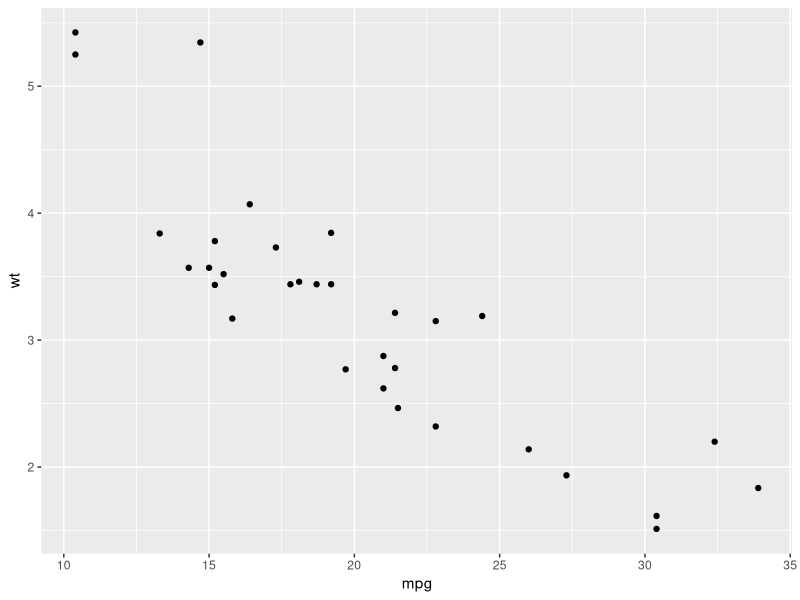
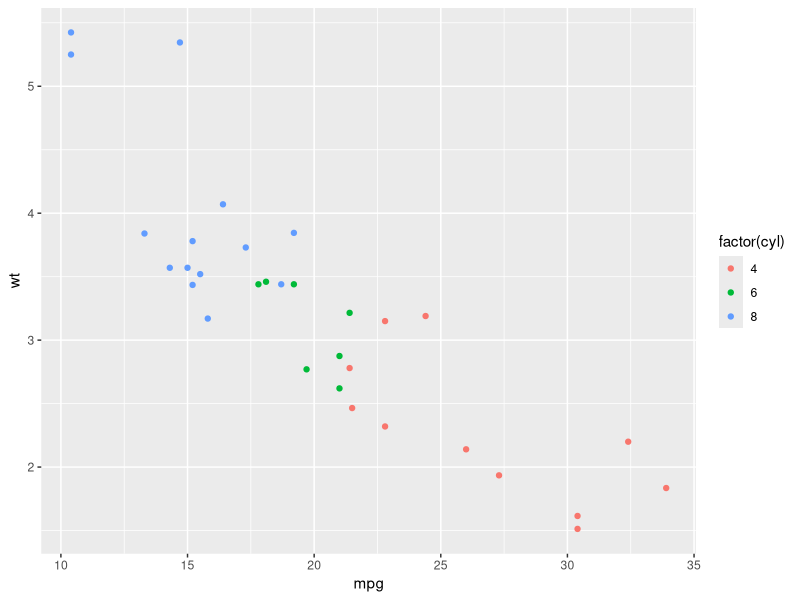
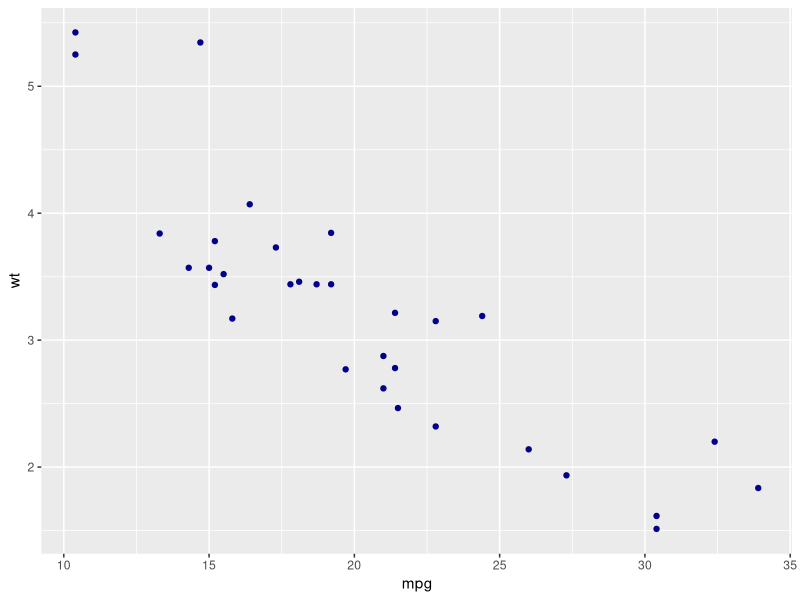
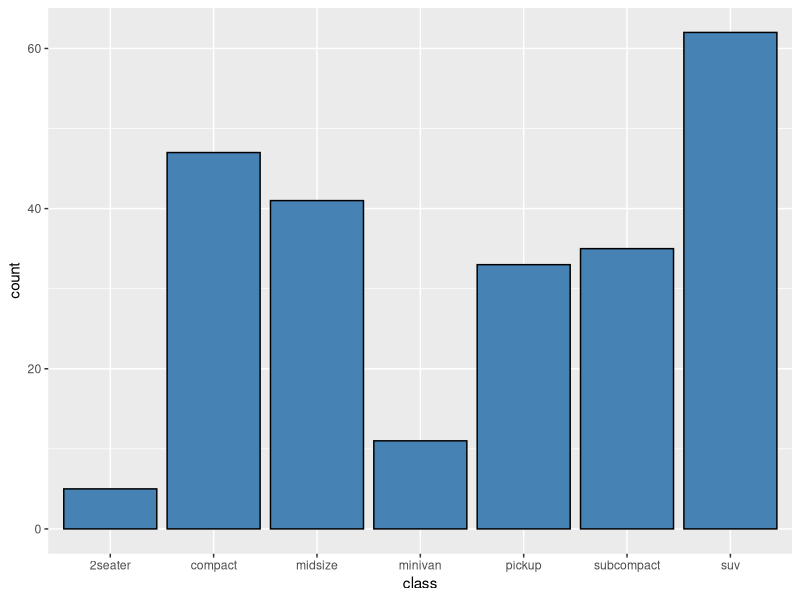
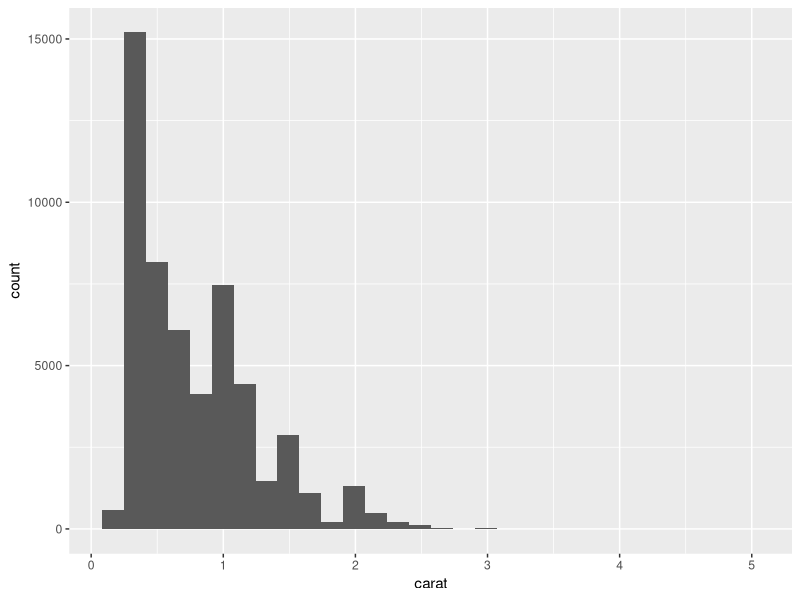
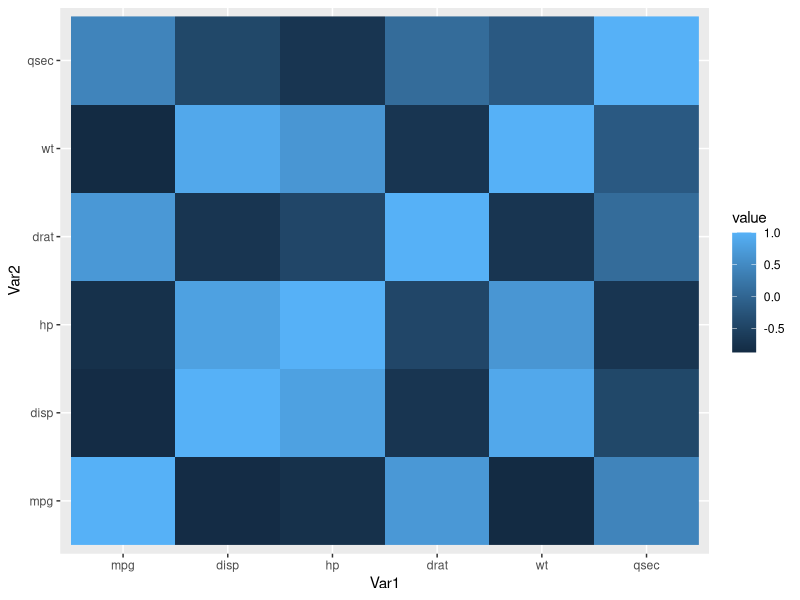
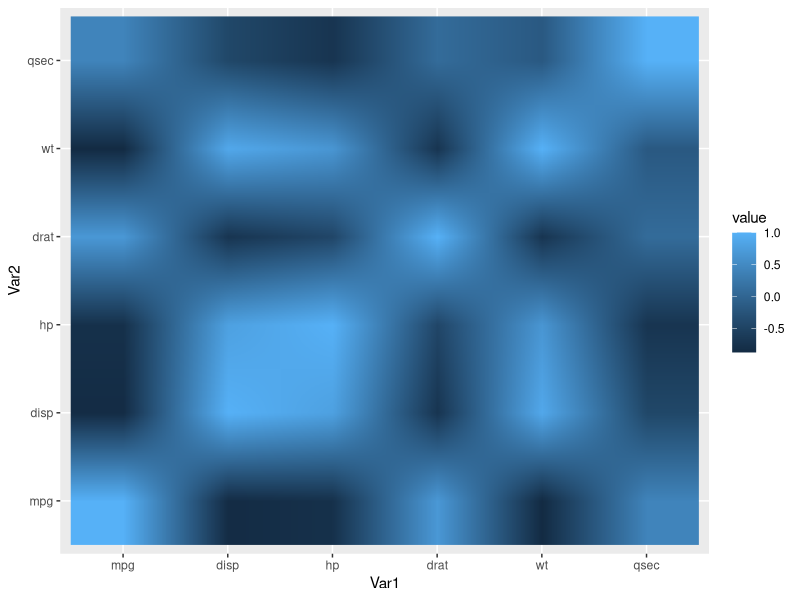
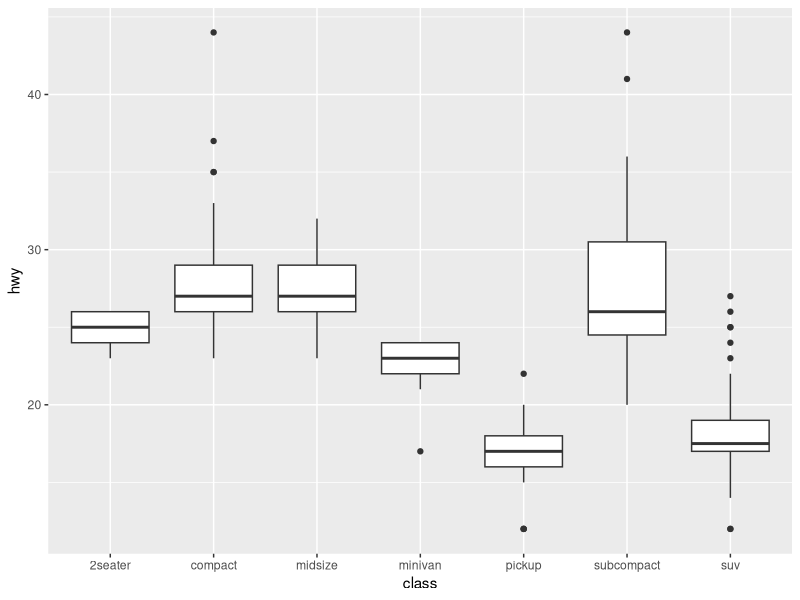

Write the R code that produced these figures, in order.
## ---- chunk 1
knitr::opts_chunk$set(echo = TRUE)
## ---- chunk 2
library(ggplot2)
library(reshape2)
data(Oxboys, package = "nlme")
diamonds = na.omit(diamonds)
msleep = na.omit(msleep)
mtcars = na.omit(mtcars)
Oxboys = na.omit(Oxboys)
mpg = na.omit(mpg)
mydata <- mtcars[, c(1,3,4,5,6,7)]
## ---- chunk 3
ggplot(mtcars, aes(x=mpg, y=wt)) + geom_point()
## ---- chunk 4
ggplot(mtcars, aes(x=mpg, y=wt)) + geom_point(aes(colour = factor(cyl)))
## ---- chunk 5
ggplot(mtcars, aes(x=mpg, y=wt)) + geom_point(colour = "darkblue")
## ---- chunk 6
ggplot(mpg, aes(class)) + geom_bar(fill="steelblue",colour="black")
## ---- chunk 7
ggplot(diamonds, aes(carat)) + geom_histogram(bins = 30)
## ---- chunk 8
cormat <- round(cor(mydata),2)
melted_cormat <- melt(cormat)
head(melted_cormat)
## ---- chunk 9
ggplot(data = melted_cormat, aes(x=Var1, y=Var2)) + geom_raster(aes(fill=value))
## ---- chunk 10
ggplot(data = melted_cormat, aes(x=Var1, y=Var2)) + geom_raster(aes(fill=value), interpolate = TRUE)
## ---- chunk 11
ggplot(mpg, aes(x=class, y=hwy)) + geom_boxplot()
## ---- chunk 12
ggplot(mpg, aes(x=class, y=hwy)) + geom_boxplot() + geom_jitter(width = 0.2)
## ---- chunk 13
ggplot(mpg, aes(x=class, y=hwy)) + geom_boxplot() + coord_flip()
## ---- chunk 14
ggplot(mpg, aes(x=class, y=hwy)) + geom_boxplot(outlier.colour = "red", outlier.shape = 1)
